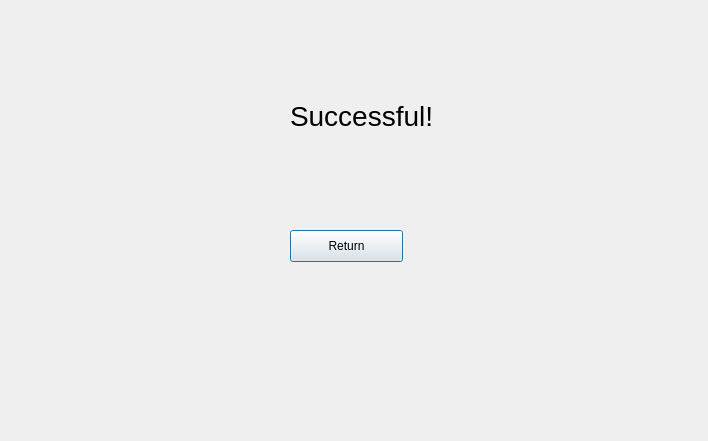
<?xml version="1.0" encoding="UTF-8"?>
<ui version="4.0">
 <class>checkout_form_complete</class>
 <widget class="QDialog" name="checkout_form_complete">
  <property name="geometry">
   <rect>
    <x>0</x>
    <y>0</y>
    <width>708</width>
    <height>441</height>
   </rect>
  </property>
  <property name="windowTitle">
   <string>Dialog</string>
  </property>
  <widget class="QLabel" name="label">
   <property name="geometry">
    <rect>
     <x>290</x>
     <y>90</y>
     <width>141</width>
     <height>51</height>
    </rect>
   </property>
   <property name="font">
    <font>
     <pointsize>21</pointsize>
    </font>
   </property>
   <property name="text">
    <string>Successful!</string>
   </property>
  </widget>
  <widget class="QPushButton" name="pushButton">
   <property name="geometry">
    <rect>
     <x>290</x>
     <y>230</y>
     <width>113</width>
     <height>32</height>
    </rect>
   </property>
   <property name="text">
    <string>Return</string>
   </property>
  </widget>
 </widget>
 <resources/>
 <connections>
  <connection>
   <sender>pushButton</sender>
   <signal>clicked()</signal>
   <receiver>checkout_form_complete</receiver>
   <slot>close()</slot>
   <hints>
    <hint type="sourcelabel">
     <x>379</x>
     <y>242</y>
    </hint>
    <hint type="destinationlabel">
     <x>378</x>
     <y>344</y>
    </hint>
   </hints>
  </connection>
 </connections>
</ui>
